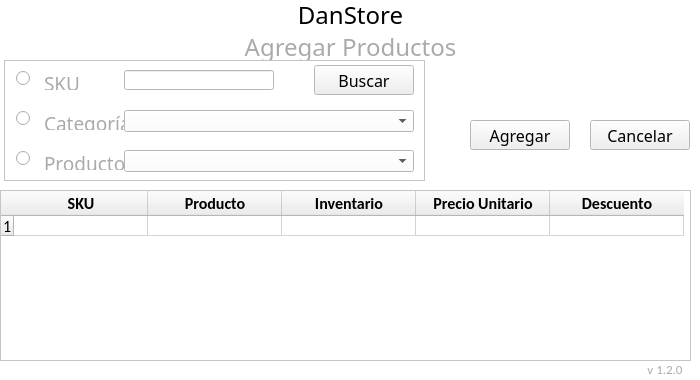
<?xml version="1.0" encoding="UTF-8"?>
<ui version="4.0">
 <class>MainWindow</class>
 <widget class="QMainWindow" name="MainWindow">
  <property name="geometry">
   <rect>
    <x>0</x>
    <y>0</y>
    <width>700</width>
    <height>380</height>
   </rect>
  </property>
  <property name="minimumSize">
   <size>
    <width>400</width>
    <height>380</height>
   </size>
  </property>
  <property name="maximumSize">
   <size>
    <width>700</width>
    <height>380</height>
   </size>
  </property>
  <property name="palette">
   <palette>
    <active>
     <colorrole role="Base">
      <brush brushstyle="SolidPattern">
       <color alpha="255">
        <red>255</red>
        <green>255</green>
        <blue>255</blue>
       </color>
      </brush>
     </colorrole>
     <colorrole role="Window">
      <brush brushstyle="SolidPattern">
       <color alpha="255">
        <red>255</red>
        <green>255</green>
        <blue>255</blue>
       </color>
      </brush>
     </colorrole>
    </active>
    <inactive>
     <colorrole role="Base">
      <brush brushstyle="SolidPattern">
       <color alpha="255">
        <red>255</red>
        <green>255</green>
        <blue>255</blue>
       </color>
      </brush>
     </colorrole>
     <colorrole role="Window">
      <brush brushstyle="SolidPattern">
       <color alpha="255">
        <red>255</red>
        <green>255</green>
        <blue>255</blue>
       </color>
      </brush>
     </colorrole>
    </inactive>
    <disabled>
     <colorrole role="Base">
      <brush brushstyle="SolidPattern">
       <color alpha="255">
        <red>255</red>
        <green>255</green>
        <blue>255</blue>
       </color>
      </brush>
     </colorrole>
     <colorrole role="Window">
      <brush brushstyle="SolidPattern">
       <color alpha="255">
        <red>255</red>
        <green>255</green>
        <blue>255</blue>
       </color>
      </brush>
     </colorrole>
    </disabled>
   </palette>
  </property>
  <property name="windowTitle">
   <string>Agregar Productos</string>
  </property>
  <widget class="QWidget" name="centralwidget">
   <widget class="QLabel" name="L6">
    <property name="geometry">
     <rect>
      <x>640</x>
      <y>360</y>
      <width>50</width>
      <height>20</height>
     </rect>
    </property>
    <property name="font">
     <font>
      <family>Calibri</family>
      <pointsize>14</pointsize>
     </font>
    </property>
    <property name="text">
     <string>&lt;html&gt;&lt;head/&gt;&lt;body&gt;&lt;p&gt;&lt;span style=&quot; font-size:10pt; color:#aaaaaa;&quot;&gt;v 1.2.0&lt;/span&gt;&lt;/p&gt;&lt;/body&gt;&lt;/html&gt;</string>
    </property>
    <property name="alignment">
     <set>Qt::AlignCenter</set>
    </property>
   </widget>
   <widget class="QLabel" name="L1">
    <property name="geometry">
     <rect>
      <x>0</x>
      <y>0</y>
      <width>701</width>
      <height>30</height>
     </rect>
    </property>
    <property name="font">
     <font>
      <family>Impact</family>
      <pointsize>18</pointsize>
     </font>
    </property>
    <property name="text">
     <string>DanStore</string>
    </property>
    <property name="alignment">
     <set>Qt::AlignCenter</set>
    </property>
   </widget>
   <widget class="QPushButton" name="b_Cancelar">
    <property name="geometry">
     <rect>
      <x>590</x>
      <y>120</y>
      <width>100</width>
      <height>30</height>
     </rect>
    </property>
    <property name="font">
     <font>
      <family>Swis721 LtCn BT</family>
      <pointsize>12</pointsize>
     </font>
    </property>
    <property name="focusPolicy">
     <enum>Qt::StrongFocus</enum>
    </property>
    <property name="text">
     <string>Cancelar</string>
    </property>
   </widget>
   <widget class="QFrame" name="fr_buscar">
    <property name="geometry">
     <rect>
      <x>4</x>
      <y>60</y>
      <width>421</width>
      <height>121</height>
     </rect>
    </property>
    <property name="frameShape">
     <enum>QFrame::StyledPanel</enum>
    </property>
    <property name="frameShadow">
     <enum>QFrame::Raised</enum>
    </property>
    <widget class="QPushButton" name="b_Buscar">
     <property name="geometry">
      <rect>
       <x>310</x>
       <y>5</y>
       <width>100</width>
       <height>30</height>
      </rect>
     </property>
     <property name="font">
      <font>
       <family>Swis721 LtCn BT</family>
       <pointsize>12</pointsize>
      </font>
     </property>
     <property name="focusPolicy">
      <enum>Qt::StrongFocus</enum>
     </property>
     <property name="text">
      <string>Buscar</string>
     </property>
    </widget>
    <widget class="QLabel" name="L3">
     <property name="geometry">
      <rect>
       <x>40</x>
       <y>10</y>
       <width>80</width>
       <height>20</height>
      </rect>
     </property>
     <property name="font">
      <font>
       <family>Swis721 LtCn BT</family>
       <pointsize>14</pointsize>
      </font>
     </property>
     <property name="text">
      <string>&lt;html&gt;&lt;head/&gt;&lt;body&gt;&lt;p&gt;&lt;span style=&quot; color:#aaaaaa;&quot;&gt;SKU&lt;/span&gt;&lt;/p&gt;&lt;/body&gt;&lt;/html&gt;</string>
     </property>
    </widget>
    <widget class="QLineEdit" name="D_sku">
     <property name="geometry">
      <rect>
       <x>120</x>
       <y>10</y>
       <width>150</width>
       <height>20</height>
      </rect>
     </property>
     <property name="palette">
      <palette>
       <active>
        <colorrole role="Text">
         <brush brushstyle="SolidPattern">
          <color alpha="255">
           <red>0</red>
           <green>160</green>
           <blue>245</blue>
          </color>
         </brush>
        </colorrole>
       </active>
       <inactive>
        <colorrole role="Text">
         <brush brushstyle="SolidPattern">
          <color alpha="255">
           <red>0</red>
           <green>160</green>
           <blue>245</blue>
          </color>
         </brush>
        </colorrole>
       </inactive>
       <disabled>
        <colorrole role="Text">
         <brush brushstyle="SolidPattern">
          <color alpha="255">
           <red>120</red>
           <green>120</green>
           <blue>120</blue>
          </color>
         </brush>
        </colorrole>
       </disabled>
      </palette>
     </property>
     <property name="font">
      <font>
       <family>Calibri</family>
       <pointsize>12</pointsize>
      </font>
     </property>
     <property name="text">
      <string/>
     </property>
     <property name="maxLength">
      <number>10</number>
     </property>
     <property name="clearButtonEnabled">
      <bool>true</bool>
     </property>
    </widget>
    <widget class="QLabel" name="L4">
     <property name="geometry">
      <rect>
       <x>40</x>
       <y>50</y>
       <width>80</width>
       <height>20</height>
      </rect>
     </property>
     <property name="font">
      <font>
       <family>Swis721 LtCn BT</family>
       <pointsize>14</pointsize>
      </font>
     </property>
     <property name="text">
      <string>&lt;html&gt;&lt;head/&gt;&lt;body&gt;&lt;p&gt;&lt;span style=&quot; color:#aaaaaa;&quot;&gt;Categoría&lt;/span&gt;&lt;/p&gt;&lt;/body&gt;&lt;/html&gt;</string>
     </property>
    </widget>
    <widget class="QComboBox" name="D_categoria">
     <property name="geometry">
      <rect>
       <x>120</x>
       <y>50</y>
       <width>290</width>
       <height>22</height>
      </rect>
     </property>
     <property name="palette">
      <palette>
       <active>
        <colorrole role="Button">
         <brush brushstyle="SolidPattern">
          <color alpha="255">
           <red>255</red>
           <green>255</green>
           <blue>255</blue>
          </color>
         </brush>
        </colorrole>
        <colorrole role="Text">
         <brush brushstyle="SolidPattern">
          <color alpha="255">
           <red>0</red>
           <green>160</green>
           <blue>245</blue>
          </color>
         </brush>
        </colorrole>
        <colorrole role="Base">
         <brush brushstyle="SolidPattern">
          <color alpha="255">
           <red>255</red>
           <green>255</green>
           <blue>255</blue>
          </color>
         </brush>
        </colorrole>
        <colorrole role="Window">
         <brush brushstyle="SolidPattern">
          <color alpha="255">
           <red>255</red>
           <green>255</green>
           <blue>255</blue>
          </color>
         </brush>
        </colorrole>
       </active>
       <inactive>
        <colorrole role="Button">
         <brush brushstyle="SolidPattern">
          <color alpha="255">
           <red>255</red>
           <green>255</green>
           <blue>255</blue>
          </color>
         </brush>
        </colorrole>
        <colorrole role="Text">
         <brush brushstyle="SolidPattern">
          <color alpha="255">
           <red>0</red>
           <green>160</green>
           <blue>245</blue>
          </color>
         </brush>
        </colorrole>
        <colorrole role="Base">
         <brush brushstyle="SolidPattern">
          <color alpha="255">
           <red>255</red>
           <green>255</green>
           <blue>255</blue>
          </color>
         </brush>
        </colorrole>
        <colorrole role="Window">
         <brush brushstyle="SolidPattern">
          <color alpha="255">
           <red>255</red>
           <green>255</green>
           <blue>255</blue>
          </color>
         </brush>
        </colorrole>
       </inactive>
       <disabled>
        <colorrole role="Button">
         <brush brushstyle="SolidPattern">
          <color alpha="255">
           <red>255</red>
           <green>255</green>
           <blue>255</blue>
          </color>
         </brush>
        </colorrole>
        <colorrole role="Text">
         <brush brushstyle="SolidPattern">
          <color alpha="255">
           <red>120</red>
           <green>120</green>
           <blue>120</blue>
          </color>
         </brush>
        </colorrole>
        <colorrole role="Base">
         <brush brushstyle="SolidPattern">
          <color alpha="255">
           <red>255</red>
           <green>255</green>
           <blue>255</blue>
          </color>
         </brush>
        </colorrole>
        <colorrole role="Window">
         <brush brushstyle="SolidPattern">
          <color alpha="255">
           <red>255</red>
           <green>255</green>
           <blue>255</blue>
          </color>
         </brush>
        </colorrole>
       </disabled>
      </palette>
     </property>
     <property name="styleSheet">
      <string notr="true">background-color: rgb(255, 255, 255);</string>
     </property>
     <property name="editable">
      <bool>false</bool>
     </property>
     <item>
      <property name="text">
       <string/>
      </property>
     </item>
    </widget>
    <widget class="QLabel" name="L5">
     <property name="geometry">
      <rect>
       <x>40</x>
       <y>90</y>
       <width>80</width>
       <height>20</height>
      </rect>
     </property>
     <property name="font">
      <font>
       <family>Swis721 LtCn BT</family>
       <pointsize>14</pointsize>
      </font>
     </property>
     <property name="text">
      <string>&lt;html&gt;&lt;head/&gt;&lt;body&gt;&lt;p&gt;&lt;span style=&quot; color:#aaaaaa;&quot;&gt;Producto&lt;/span&gt;&lt;/p&gt;&lt;/body&gt;&lt;/html&gt;</string>
     </property>
    </widget>
    <widget class="QComboBox" name="D_producto">
     <property name="geometry">
      <rect>
       <x>120</x>
       <y>90</y>
       <width>290</width>
       <height>22</height>
      </rect>
     </property>
     <property name="palette">
      <palette>
       <active>
        <colorrole role="Button">
         <brush brushstyle="SolidPattern">
          <color alpha="255">
           <red>255</red>
           <green>255</green>
           <blue>255</blue>
          </color>
         </brush>
        </colorrole>
        <colorrole role="Text">
         <brush brushstyle="SolidPattern">
          <color alpha="255">
           <red>0</red>
           <green>160</green>
           <blue>245</blue>
          </color>
         </brush>
        </colorrole>
        <colorrole role="Base">
         <brush brushstyle="SolidPattern">
          <color alpha="255">
           <red>255</red>
           <green>255</green>
           <blue>255</blue>
          </color>
         </brush>
        </colorrole>
        <colorrole role="Window">
         <brush brushstyle="SolidPattern">
          <color alpha="255">
           <red>255</red>
           <green>255</green>
           <blue>255</blue>
          </color>
         </brush>
        </colorrole>
       </active>
       <inactive>
        <colorrole role="Button">
         <brush brushstyle="SolidPattern">
          <color alpha="255">
           <red>255</red>
           <green>255</green>
           <blue>255</blue>
          </color>
         </brush>
        </colorrole>
        <colorrole role="Text">
         <brush brushstyle="SolidPattern">
          <color alpha="255">
           <red>0</red>
           <green>160</green>
           <blue>245</blue>
          </color>
         </brush>
        </colorrole>
        <colorrole role="Base">
         <brush brushstyle="SolidPattern">
          <color alpha="255">
           <red>255</red>
           <green>255</green>
           <blue>255</blue>
          </color>
         </brush>
        </colorrole>
        <colorrole role="Window">
         <brush brushstyle="SolidPattern">
          <color alpha="255">
           <red>255</red>
           <green>255</green>
           <blue>255</blue>
          </color>
         </brush>
        </colorrole>
       </inactive>
       <disabled>
        <colorrole role="Button">
         <brush brushstyle="SolidPattern">
          <color alpha="255">
           <red>255</red>
           <green>255</green>
           <blue>255</blue>
          </color>
         </brush>
        </colorrole>
        <colorrole role="Text">
         <brush brushstyle="SolidPattern">
          <color alpha="255">
           <red>120</red>
           <green>120</green>
           <blue>120</blue>
          </color>
         </brush>
        </colorrole>
        <colorrole role="Base">
         <brush brushstyle="SolidPattern">
          <color alpha="255">
           <red>255</red>
           <green>255</green>
           <blue>255</blue>
          </color>
         </brush>
        </colorrole>
        <colorrole role="Window">
         <brush brushstyle="SolidPattern">
          <color alpha="255">
           <red>255</red>
           <green>255</green>
           <blue>255</blue>
          </color>
         </brush>
        </colorrole>
       </disabled>
      </palette>
     </property>
     <property name="styleSheet">
      <string notr="true">background-color: rgb(255, 255, 255);</string>
     </property>
     <property name="editable">
      <bool>false</bool>
     </property>
     <item>
      <property name="text">
       <string/>
      </property>
     </item>
    </widget>
    <widget class="QRadioButton" name="b_sku">
     <property name="geometry">
      <rect>
       <x>12</x>
       <y>10</y>
       <width>15</width>
       <height>17</height>
      </rect>
     </property>
     <property name="text">
      <string/>
     </property>
    </widget>
    <widget class="QRadioButton" name="b_categoria">
     <property name="geometry">
      <rect>
       <x>12</x>
       <y>50</y>
       <width>15</width>
       <height>17</height>
      </rect>
     </property>
     <property name="text">
      <string/>
     </property>
    </widget>
    <widget class="QRadioButton" name="b_producto">
     <property name="geometry">
      <rect>
       <x>12</x>
       <y>90</y>
       <width>15</width>
       <height>17</height>
      </rect>
     </property>
     <property name="text">
      <string/>
     </property>
    </widget>
   </widget>
   <widget class="QPushButton" name="b_Agregar">
    <property name="geometry">
     <rect>
      <x>470</x>
      <y>120</y>
      <width>100</width>
      <height>30</height>
     </rect>
    </property>
    <property name="font">
     <font>
      <family>Swis721 LtCn BT</family>
      <pointsize>12</pointsize>
     </font>
    </property>
    <property name="focusPolicy">
     <enum>Qt::StrongFocus</enum>
    </property>
    <property name="text">
     <string>Agregar</string>
    </property>
   </widget>
   <widget class="QLabel" name="L2">
    <property name="geometry">
     <rect>
      <x>0</x>
      <y>30</y>
      <width>701</width>
      <height>30</height>
     </rect>
    </property>
    <property name="font">
     <font>
      <family>Swis721 LtCn BT</family>
      <pointsize>18</pointsize>
     </font>
    </property>
    <property name="frameShadow">
     <enum>QFrame::Plain</enum>
    </property>
    <property name="midLineWidth">
     <number>0</number>
    </property>
    <property name="text">
     <string>&lt;html&gt;&lt;head/&gt;&lt;body&gt;&lt;p&gt;&lt;span style=&quot; color:#aaaaaa;&quot;&gt;Agregar Productos&lt;/span&gt;&lt;/p&gt;&lt;/body&gt;&lt;/html&gt;</string>
    </property>
    <property name="alignment">
     <set>Qt::AlignCenter</set>
    </property>
   </widget>
   <widget class="QTableWidget" name="t_Productos">
    <property name="geometry">
     <rect>
      <x>0</x>
      <y>190</y>
      <width>691</width>
      <height>171</height>
     </rect>
    </property>
    <attribute name="horizontalHeaderVisible">
     <bool>true</bool>
    </attribute>
    <attribute name="horizontalHeaderCascadingSectionResizes">
     <bool>false</bool>
    </attribute>
    <attribute name="horizontalHeaderDefaultSectionSize">
     <number>134</number>
    </attribute>
    <attribute name="horizontalHeaderMinimumSectionSize">
     <number>134</number>
    </attribute>
    <attribute name="verticalHeaderDefaultSectionSize">
     <number>20</number>
    </attribute>
    <row>
     <property name="text">
      <string>1</string>
     </property>
     <property name="font">
      <font>
       <family>Calibri</family>
       <pointsize>12</pointsize>
      </font>
     </property>
    </row>
    <column>
     <property name="text">
      <string>SKU</string>
     </property>
     <property name="font">
      <font>
       <family>Calibri</family>
       <pointsize>12</pointsize>
       <weight>75</weight>
       <bold>true</bold>
      </font>
     </property>
     <property name="textAlignment">
      <set>AlignCenter</set>
     </property>
     <property name="foreground">
      <brush brushstyle="SolidPattern">
       <color alpha="255">
        <red>0</red>
        <green>0</green>
        <blue>0</blue>
       </color>
      </brush>
     </property>
    </column>
    <column>
     <property name="text">
      <string>Producto</string>
     </property>
     <property name="font">
      <font>
       <family>Calibri</family>
       <pointsize>12</pointsize>
       <weight>75</weight>
       <bold>true</bold>
      </font>
     </property>
     <property name="textAlignment">
      <set>AlignCenter</set>
     </property>
    </column>
    <column>
     <property name="text">
      <string>Inventario</string>
     </property>
     <property name="font">
      <font>
       <family>Calibri</family>
       <pointsize>12</pointsize>
       <weight>75</weight>
       <bold>true</bold>
      </font>
     </property>
     <property name="textAlignment">
      <set>AlignCenter</set>
     </property>
    </column>
    <column>
     <property name="text">
      <string>Precio Unitario</string>
     </property>
     <property name="font">
      <font>
       <family>Calibri</family>
       <pointsize>12</pointsize>
       <weight>75</weight>
       <bold>true</bold>
      </font>
     </property>
     <property name="textAlignment">
      <set>AlignCenter</set>
     </property>
    </column>
    <column>
     <property name="text">
      <string>Descuento</string>
     </property>
     <property name="font">
      <font>
       <family>Calibri</family>
       <pointsize>12</pointsize>
       <weight>75</weight>
       <bold>true</bold>
      </font>
     </property>
     <property name="textAlignment">
      <set>AlignCenter</set>
     </property>
    </column>
    <item row="0" column="0">
     <property name="text">
      <string/>
     </property>
    </item>
   </widget>
  </widget>
 </widget>
 <tabstops>
  <tabstop>b_sku</tabstop>
  <tabstop>b_categoria</tabstop>
  <tabstop>b_producto</tabstop>
  <tabstop>D_sku</tabstop>
  <tabstop>D_categoria</tabstop>
  <tabstop>D_producto</tabstop>
  <tabstop>b_Buscar</tabstop>
  <tabstop>t_Productos</tabstop>
  <tabstop>b_Agregar</tabstop>
  <tabstop>b_Cancelar</tabstop>
 </tabstops>
 <resources/>
 <connections/>
</ui>
